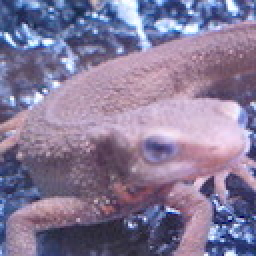
//> input picture imori.jpg, 128 x 128 px (shown 2 times larger)
$ ./answer_47   (built with g++ and OpenCV 4)
//> lines starting //> are read from the running program, lines starting //| are printed output that depends on the picture; after the words box and inside, x2 and y2 are one past the last pixel; in counts of white or black regions, pixels touching at a corner belong together
#include <opencv2/core.hpp>
#include <opencv2/highgui.hpp>
#include <iostream>
#include <math.h>

using namespace cv;
using namespace std;

Mat Binarize_Otsu(cv::Mat gray){
    int width = gray.cols;
    int height = gray.rows;

    // determine threshold
    double w0 = 0, w1 = 0;
    double m0 = 0, m1 = 0;
    double max_sb = 0, sb = 0;
    int th = 0;
    int val;

    // Get threshold
    for (int t = 0; t < 255; t++){
        w0 = 0;
        w1 = 0;
        m0 = 0;
        m1 = 0;
        for (int y = 0; y < height; y++){
            for (int x = 0; x < width; x++){
                val = (int)(gray.at<uchar>(y, x));

                if (val < t){
                    w0++;
                    m0 += val;
                } else {
                    w1++;
                    m1 += val;
                }
            }
        }

        m0 /= w0;
        m1 /= w1;
        w0 /= (height * width);
        w1 /= (height * width);
        sb = w0 * w1 * pow((m0 - m1), 2);

        if(sb > max_sb){
            max_sb = sb;
            th = t;
        }
    }

    std::cout << "threshold:" << th << std::endl;

    // prepare output
    cv::Mat out = cv::Mat::zeros(height, width, CV_8UC1);

    // each y, x
    for (int y = 0; y < height; y++){
        for (int x = 0; x < width; x++){
            // Binarize
            if (gray.at<uchar>(y, x) > th){
                out.at<uchar>(y, x) = 255;
            } else {
                out.at<uchar>(y, x) = 0;
            }

        }
    }

    return out;
}

Mat Morphology_Erode(cv::Mat img, int Erode_time){
    int height = img.cols;
    int width = img.rows;

    // output image
    cv::Mat tmp_img;
    cv::Mat out = img.clone();

    // for erode time
    for (int i = 0; i < Erode_time; i++){
        tmp_img = out.clone();

        // each pixel
        for (int y = 0; y < height; y++){
            for (int x = 0; x < width; x++){
                // check left pixel
                if ((x > 0) && (tmp_img.at<uchar>(y, x - 1) == 255)){
                    out.at<uchar>(y, x) = 255;
                    continue;
                }

                // check up pixel
                if ((y > 0) && (tmp_img.at<uchar>(y - 1, x) == 255)){
                    out.at<uchar>(y, x) = 255;
                    continue;
                }

                // check right pixel
                if ((x < width - 1) && (tmp_img.at<uchar>(y, x + 1) == 255)){
                    out.at<uchar>(y, x) = 255;
                    continue;
                }

                // check left pixel
                if ((y < height - 1) && (tmp_img.at<uchar>(y + 1, x) == 255)){
                    out.at<uchar>(y, x) = 255;
                    continue;
                }
            }
        }
    }

    return out;
}

int main(int argc, const char* argv[]){
    // read image
    cv::Mat gray = cv::imread("../imori.jpg", cv::IMREAD_GRAYSCALE);
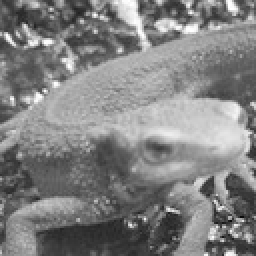
//> gray: 128 rows x 128 cols, CV_8UC1 (shown 2 times larger); min 8, max 255, mean 129.1

    // Gray -> Binary
    cv::Mat bin = Binarize_Otsu(gray);
//> the loop in Binarize_Otsu, `for (int t = 0; t < 255; t++)` made 255 passes
//> (w0, m0, w1, m1, sb, max_sb) on passes 10, 12, 14, 24, 25, 29, 30, 31, 32, 33, 36, 37: (6.1e-05, 8, 1, 129.1, 0.895, 0.895), (0.000122, 9, 1, 129.1, 1.76, 1.76), (0.000183, 10, 1, 129.1, 2.6, 2.6), (0.000244, 13, 1, 129.1, 3.29, 3.29), (0.000305, 15, 1, 129.1, 3.97, 3.97), (0.000366, 17, 1, 129.1, 4.6, 4.6), (0.000427, 18.57, 1, 129.1, 5.22, 5.22), (0.000488, 19.88, 1, 129.1, 5.82, 5.82), (0.00061, 21.9, 0.999, 129.1, 7.01, 7.01), (0.000671, 22.73, 0.999, 129.1, 7.6, 7.6), (0.000793, 24.46, 0.999, 129.1, 8.69, 8.69), (0.000916, 25.87, 0.999, 129.2, 9.76, 9.76)
//> (sb, max_sb) on passes 61 to 66: (440.9, 440.9), (466.6, 466.6), (494.5, 494.5), (520.9, 520.9), (544.6, 544.6), (565, 565)
//| threshold:130
//> after the loop in Binarize_Otsu, `for (int y = 0; y < height; y++)`:
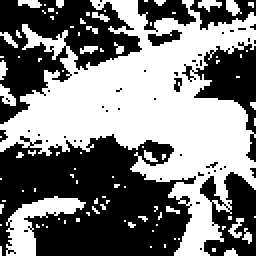
//> out: 128 rows x 128 cols, CV_8UC1 (shown 2 times larger); 48.9% white; 93 white regions (80 under 20 px), largest, box (x1, y1, x2, y2) and area: (0, 0, 128, 128) 6877, (3, 98, 43, 128) 477, (0, 42, 8, 53) 49

    // Morphology Erode
    cv::Mat out = Morphology_Erode(bin, 2);
//> the loop in Morphology_Erode, `for (int i = 0; i < Erode_time; i++)` made 2 passes
//> pass 2, in Morphology_Erode, `tmp_img = out.clone();`:
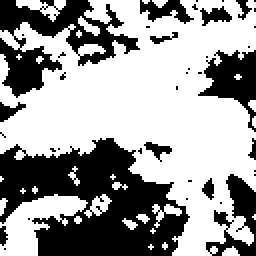
//> tmp_img: 128 rows x 128 cols, CV_8UC1 (shown 2 times larger); 61.3% white; 40 black regions (27 under 20 px), largest, box (x1, y1, x2, y2) and area: (0, 69, 95, 128) 3354, (0, 0, 70, 49) 1379, (99, 25, 128, 66) 562
//> after the loop in Morphology_Erode, `for (int i = 0; i < Erode_time; i++)`:
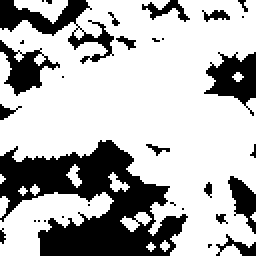
//> out: 128 rows x 128 cols, CV_8UC1 (shown 2 times larger); 70.8% white; 32 black regions (20 under 20 px), largest, box (x1, y1, x2, y2) and area: (0, 70, 94, 128) 2807, (0, 0, 57, 32) 560, (102, 26, 128, 58) 438

    //cv::imwrite("out.jpg", out);
    cv::imwrite("answer_47.jpg", out);

    return 0;
}

$ run again, with thorino.jpg copied over imori.jpg
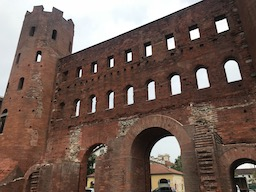
//> input picture thorino.jpg, 256 x 192 px
//> `cv::Mat gray = cv::imread("../imori.jpg", cv::IMREAD_GRAYSCALE);`:
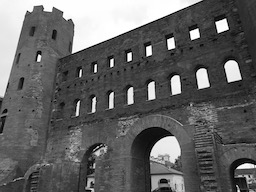
//> gray: 192 rows x 256 cols, CV_8UC1; min 0, max 255, mean 99.4
//> the loop in Binarize_Otsu, `for (int t = 0; t < 255; t++)` made 255 passes
//> (w0, m0, w1, m1, sb, max_sb) on passes 2 to 9: (0.00511, 0, 0.995, 99.89, 50.69, 50.69), (0.00649, 0.213, 0.994, 100, 64.24, 64.24), (0.00804, 0.557, 0.992, 100.2, 79.11, 79.11), (0.00924, 0.874, 0.991, 100.3, 90.46, 90.46), (0.0101, 1.14, 0.99, 100.4, 98.57, 98.57), (0.011, 1.46, 0.989, 100.5, 106.9, 106.9), (0.0115, 1.66, 0.988, 100.5, 111.4, 111.4), (0.012, 1.89, 0.988, 100.6, 115.9, 115.9)
//| threshold:154
//> after the loop in Morphology_Erode, `for (int i = 0; i < Erode_time; i++)`:
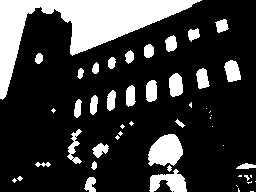
//> out: 192 rows x 256 cols, CV_8UC1; 22.1% white; 50 white regions (22 under 20 px), largest, box (x1, y1, x2, y2) and area: (0, 0, 202, 100) 6273, (148, 134, 183, 166) 831, (149, 169, 187, 192) 517
